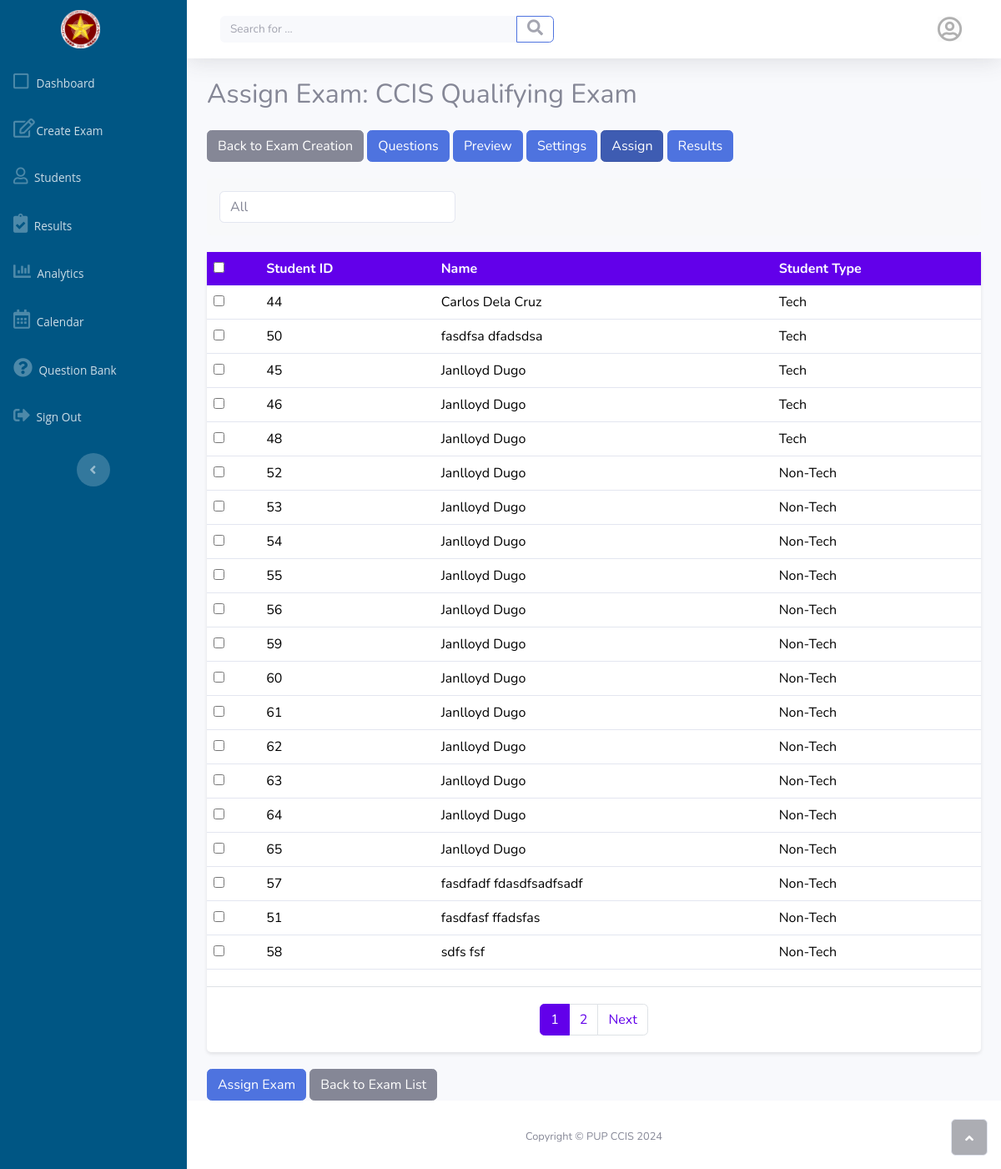
Page /admin/assign_exam.php?exam_id=13 on the committed database.
### tables this page shows
CREATE TABLE `exams` (
  `exam_id` int NOT NULL,
  `exam_name` varchar(255) NOT NULL,
  `description` text,
  `duration` varchar(50) NOT NULL,
  `status` enum('unscheduled','scheduled','completed') NOT NULL DEFAULT 'unscheduled',
  `created_at` timestamp NULL DEFAULT CURRENT_TIMESTAMP,
  `folder_id` int DEFAULT NULL,
  `student_type` enum('tech','non-tech') DEFAULT NULL,
  `student_year` year DEFAULT NULL,
  `exam_date` date DEFAULT NULL,
  `exam_time` time DEFAULT NULL
);

CREATE TABLE `students` (
  `student_id` int NOT NULL,
  `last_name` varchar(255) NOT NULL,
  `first_name` varchar(255) NOT NULL,
  `middle_name` varchar(255) DEFAULT NULL,
  `gender` varchar(20) DEFAULT NULL,
  `dob` date DEFAULT NULL,
  `email` varchar(255) DEFAULT NULL,
  `contact_number` varchar(20) DEFAULT NULL,
  `street` varchar(255) DEFAULT NULL,
  `student_type` varchar(100) DEFAULT NULL,
  `previous_school` varchar(255) DEFAULT NULL,
  `year_level` varchar(50) DEFAULT NULL,
  `previous_program` varchar(255) DEFAULT NULL,
  `desired_program` varchar(255) DEFAULT NULL,
  `tor` varchar(255) DEFAULT NULL,
  `school_id` varchar(255) DEFAULT NULL,
  `reference_id` varchar(255) DEFAULT NULL,
  `is_tech` tinyint(1) DEFAULT NULL,
  `registration_date` timestamp NULL DEFAULT CURRENT_TIMESTAMP
);

### admin/assign_exam.php (the view, shortened to what this page needs)
<?php
include_once __DIR__ . '/../config/config.php';
$exam_id = $_GET['exam_id'] ?? null;
$stmt = $conn->prepare("SELECT exam_name FROM exams WHERE exam_id = ?");
$stmt->bind_param("i", $exam_id);
$stmt->execute();
$exam = $stmt->get_result()->fetch_assoc();
$students_per_page = 20;
$page = isset($_GET['page']) ? (int)$_GET['page'] : 1;
$offset = ($page - 1) * $students_per_page;
$total_query = "SELECT COUNT(*) as total FROM students";
$total_result = $conn->query($total_query);
$total_students = $total_result->fetch_assoc()['total'];
$total_pages = ceil($total_students / $students_per_page);
$student_query = "
    SELECT
        s.student_id,
        s.first_name,
        s.last_name,
        s.reference_id,
        s.is_tech,
        CASE
            WHEN s.is_tech = 1 THEN 'Tech'
            ELSE 'Non-Tech'
        END as track_name
    FROM students s
    ORDER BY s.last_name
    LIMIT ? OFFSET ?";
$stmt = $conn->prepare($student_query);
$stmt->bind_param("ii", $students_per_page, $offset);
$stmt->execute();
$students = $stmt->get_result()->fetch_all(MYSQLI_ASSOC);
$assigned_query = "SELECT student_id FROM exam_assignments WHERE exam_id = ?";
$assigned_stmt = $conn->prepare($assigned_query);
$assigned_stmt->bind_param("i", $exam_id);
$assigned_stmt->execute();
$assigned_result = $assigned_stmt->get_result();
$assigned_students = array_column($assigned_result->fetch_all(MYSQLI_ASSOC), 'student_id');
?>
<!DOCTYPE html>
<html lang="en">
<head>
    <link rel="stylesheet" href="assets/bootstrap/css/bootstrap.min.css">
  <link rel="stylesheet" href="assets/fonts/fontawesome-all.min.css">
  <link rel="stylesheet" href="assets/css/styles.min.css">
</head>
<body>
    <div id="wrapper">
        <?php include 'sidebar.php'; ?>
        <div id="content-wrapper" class="d-flex flex-column">
            <div id="content">
                <?php include 'topbar.php'; ?>
                <div class="container-fluid">
                    <h2 class="mb-4">Assign Exam: <?php echo htmlspecialchars($exam['exam_name']); ?></h2>
                    <div class="tab-menu" style="margin-bottom: 20px;">
                        <a href="create-exam.php?exam_id=<?php echo $exam_id; ?>" class="btn btn-secondary">Back to Exam Creation</a>
                        <a href="test2.php?exam_id=<?php echo $exam_id; ?>" class="btn btn-primary">Questions</a>
                        <a href="preview_exam.php?exam_id=<?php echo $exam_id; ?>" class="btn btn-primary">Preview</a>
                        <a href="exam_settings.php?exam_id=<?php echo $exam_id; ?>" class="btn btn-primary">Settings</a>
                        <button class="btn btn-primary active">Assign</button>
                        <a href="exam_results.php?exam_id=<?php echo $exam_id; ?>" class="btn btn-primary">Results</a>
                    </div>
                    <div class="filter-section">
                        <div class="row">
                            <div class="col-md-4">
                                <select id="trackFilter" class="form-control">
                                    <option value="">All</option>
                                </select>
                            </div>
                        </div>
                    </div>
                    <form method="POST">
                        <div class="student-table">
                            <table class="table">
                                <thead>
                                    <tr>
                                        <th>
                                            <input type="checkbox" id="selectAll">
                                        </th>
                                        <th>Student ID</th>
                                        <th>Name</th>
                                        <th>Student Type</th>
                                    </tr>
                                </thead>
                                <tbody>
                                    <?php foreach ($students as $student): ?>
                                    <tr class="student-row" data-track="<?php echo strtolower($student['track_name']); ?>">
                                        <td>
                                            <input type="checkbox" name="student_ids[]"
                                                   value="<?php echo $student['student_id']; ?>"
                                                   <?php echo in_array($student['student_id'], $assigned_students) ? 'checked' : ''; ?>>
                                        </td>
                                        <td><?php echo htmlspecialchars($student['student_id']); ?></td>
                                        <td><?php echo htmlspecialchars($student['first_name'] . ' ' . $student['last_name']); ?></td>
                                        <td><?php echo htmlspecialchars($student['track_name']); ?></td>
                                    </tr>
                                    <?php endforeach; ?>
                                </tbody>
                            </table>
                            <div class="pagination-container" style="padding: 20px; display: flex; justify-content: center;">
                                <nav aria-label="Student list pagination">
                                    <ul class="pagination">
                                        <?php
                                        $start_page = max(1, $page - 2);
                                        $end_page = min($total_pages, $start_page + 4);
                                        $start_page = max(1, $end_page - 4);
                                        for ($i = $start_page; $i <= $end_page; $i++):
                                        ?>
                                            <li class="page-item <?php echo ($i == $page) ? 'active' : ''; ?>">
                                                <a class="page-link" href="?exam_id=<?php echo $exam_id; ?>&page=<?php echo $i; ?>">
                                                    <?php echo $i; ?>
                                                </a>
                                            </li>
                                        <?php endfor; ?>
                                        <?php if ($page < $total_pages): ?>
                                            <li class="page-item">
                                                <a class="page-link" href="?exam_id=<?php echo $exam_id; ?>&page=<?php echo ($page + 1); ?>">
                                                    Next
                                                </a>
                                            </li>
                                        <?php endif; ?>
                                    </ul>
                                </nav>
                            </div>
                        </div>
                        <div class="assign-button">
                            <button type="submit" class="btn btn-primary">Assign Exam</button>
                            <a href="exam_list.php" class="btn btn-secondary">Back to Exam List</a>
                        </div>
                    </form>
                </div>
            </div>
            <?php include 'footer.php'; ?>
        </div>
    </div>
</body>
</html>

### admin/assign_exam.php (style rules this page uses)
.filter-section { margin-bottom: 20px; padding: 15px; background-color: #f8f9fa; border-radius: 5px; }
.student-table { background-color: white; border-radius: 5px; box-shadow: 0 2px 4px rgba(0,0,0,0.1); }
.table thead th { background-color: #6200ea; color: white; border-bottom: none; }
.assign-button { margin-top: 20px; }
.pagination-container { margin-top: 20px; border-top: 1px solid #dee2e6; }
.pagination { margin-bottom: 0; }
.page-link { color: #6200ea; border-color: #dee2e6; }
.page-item.active .page-link { background-color: #6200ea; border-color: #6200ea; }

### rows in the picture
exams: exam_name "CCIS Qualifying Exam"
students: student_id "44", first_name+last_name "Carlos Dela Cruz", track_name "Tech"
students: student_id "50", first_name+last_name "fasdfsa dfadsdsa", track_name "Tech"
students: student_id "45", first_name+last_name "Janlloyd Dugo", track_name "Tech"
students: student_id "46", first_name+last_name "Janlloyd Dugo", track_name "Tech"
students: student_id "48", first_name+last_name "Janlloyd Dugo", track_name "Tech"
students: student_id "52", first_name+last_name "Janlloyd Dugo", track_name "Non-Tech"
students: student_id "53", first_name+last_name "Janlloyd Dugo", track_name "Non-Tech"
students: student_id "54", first_name+last_name "Janlloyd Dugo", track_name "Non-Tech"
students: student_id "55", first_name+last_name "Janlloyd Dugo", track_name "Non-Tech"
students: student_id "56", first_name+last_name "Janlloyd Dugo", track_name "Non-Tech"
students: student_id "59", first_name+last_name "Janlloyd Dugo", track_name "Non-Tech"
students: student_id "60", first_name+last_name "Janlloyd Dugo", track_name "Non-Tech"
students: student_id "61", first_name+last_name "Janlloyd Dugo", track_name "Non-Tech"
students: student_id "62", first_name+last_name "Janlloyd Dugo", track_name "Non-Tech"
students: student_id "63", first_name+last_name "Janlloyd Dugo", track_name "Non-Tech"
students: student_id "64", first_name+last_name "Janlloyd Dugo", track_name "Non-Tech"
students: student_id "65", first_name+last_name "Janlloyd Dugo", track_name "Non-Tech"
students: student_id "57", first_name+last_name "fasdfadf fdasdfsadfsadf", track_name "Non-Tech"
students: student_id "51", first_name+last_name "fasdfasf ffadsfas", track_name "Non-Tech"
students: student_id "58", first_name+last_name "sdfs fsf", track_name "Non-Tech"
